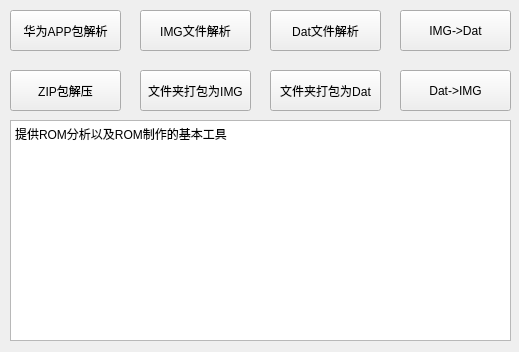
<?xml version="1.0" encoding="UTF-8"?>
<ui version="4.0">
 <class>MainWindow</class>
 <widget class="QMainWindow" name="MainWindow">
  <property name="geometry">
   <rect>
    <x>0</x>
    <y>0</y>
    <width>519</width>
    <height>352</height>
   </rect>
  </property>
  <property name="windowTitle">
   <string>ROM分析工具</string>
  </property>
  <widget class="QWidget" name="centralwidget">
   <widget class="QPushButton" name="pushButton_huawei">
    <property name="geometry">
     <rect>
      <x>10</x>
      <y>10</y>
      <width>111</width>
      <height>41</height>
     </rect>
    </property>
    <property name="text">
     <string>华为APP包解析</string>
    </property>
   </widget>
   <widget class="QPushButton" name="pushButton_parse_img">
    <property name="geometry">
     <rect>
      <x>140</x>
      <y>10</y>
      <width>111</width>
      <height>41</height>
     </rect>
    </property>
    <property name="text">
     <string>IMG文件解析</string>
    </property>
   </widget>
   <widget class="QPushButton" name="pushButton_parse_dat">
    <property name="geometry">
     <rect>
      <x>270</x>
      <y>10</y>
      <width>111</width>
      <height>41</height>
     </rect>
    </property>
    <property name="text">
     <string>Dat文件解析</string>
    </property>
   </widget>
   <widget class="QPushButton" name="pushButton_img2dat">
    <property name="geometry">
     <rect>
      <x>400</x>
      <y>10</y>
      <width>111</width>
      <height>41</height>
     </rect>
    </property>
    <property name="text">
     <string>IMG-&gt;Dat</string>
    </property>
   </widget>
   <widget class="QPushButton" name="pushButton_pack2dat">
    <property name="geometry">
     <rect>
      <x>270</x>
      <y>70</y>
      <width>111</width>
      <height>41</height>
     </rect>
    </property>
    <property name="text">
     <string>文件夹打包为Dat</string>
    </property>
   </widget>
   <widget class="QPushButton" name="pushButton_pack2img">
    <property name="geometry">
     <rect>
      <x>140</x>
      <y>70</y>
      <width>111</width>
      <height>41</height>
     </rect>
    </property>
    <property name="text">
     <string>文件夹打包为IMG</string>
    </property>
   </widget>
   <widget class="QPushButton" name="pushButton_dat2img">
    <property name="geometry">
     <rect>
      <x>400</x>
      <y>70</y>
      <width>111</width>
      <height>41</height>
     </rect>
    </property>
    <property name="text">
     <string>Dat-&gt;IMG</string>
    </property>
   </widget>
   <widget class="QPushButton" name="pushButton_unzip">
    <property name="geometry">
     <rect>
      <x>10</x>
      <y>70</y>
      <width>111</width>
      <height>41</height>
     </rect>
    </property>
    <property name="text">
     <string>ZIP包解压</string>
    </property>
   </widget>
   <widget class="QTextBrowser" name="info_box">
    <property name="geometry">
     <rect>
      <x>10</x>
      <y>120</y>
      <width>501</width>
      <height>221</height>
     </rect>
    </property>
    <property name="html">
     <string>&lt;!DOCTYPE HTML PUBLIC &quot;-//W3C//DTD HTML 4.0//EN&quot; &quot;http://www.w3.org/TR/REC-html40/strict.dtd&quot;&gt;
&lt;html&gt;&lt;head&gt;&lt;meta name=&quot;qrichtext&quot; content=&quot;1&quot; /&gt;&lt;style type=&quot;text/css&quot;&gt;
p, li { white-space: pre-wrap; }
&lt;/style&gt;&lt;/head&gt;&lt;body style=&quot; font-family:'SimSun'; font-size:9pt; font-weight:400; font-style:normal;&quot;&gt;
&lt;p style=&quot; margin-top:0px; margin-bottom:0px; margin-left:0px; margin-right:0px; -qt-block-indent:0; text-indent:0px;&quot;&gt;提供ROM分析以及ROM制作的基本工具&lt;/p&gt;&lt;/body&gt;&lt;/html&gt;</string>
    </property>
   </widget>
  </widget>
 </widget>
 <resources/>
 <connections/>
</ui>
